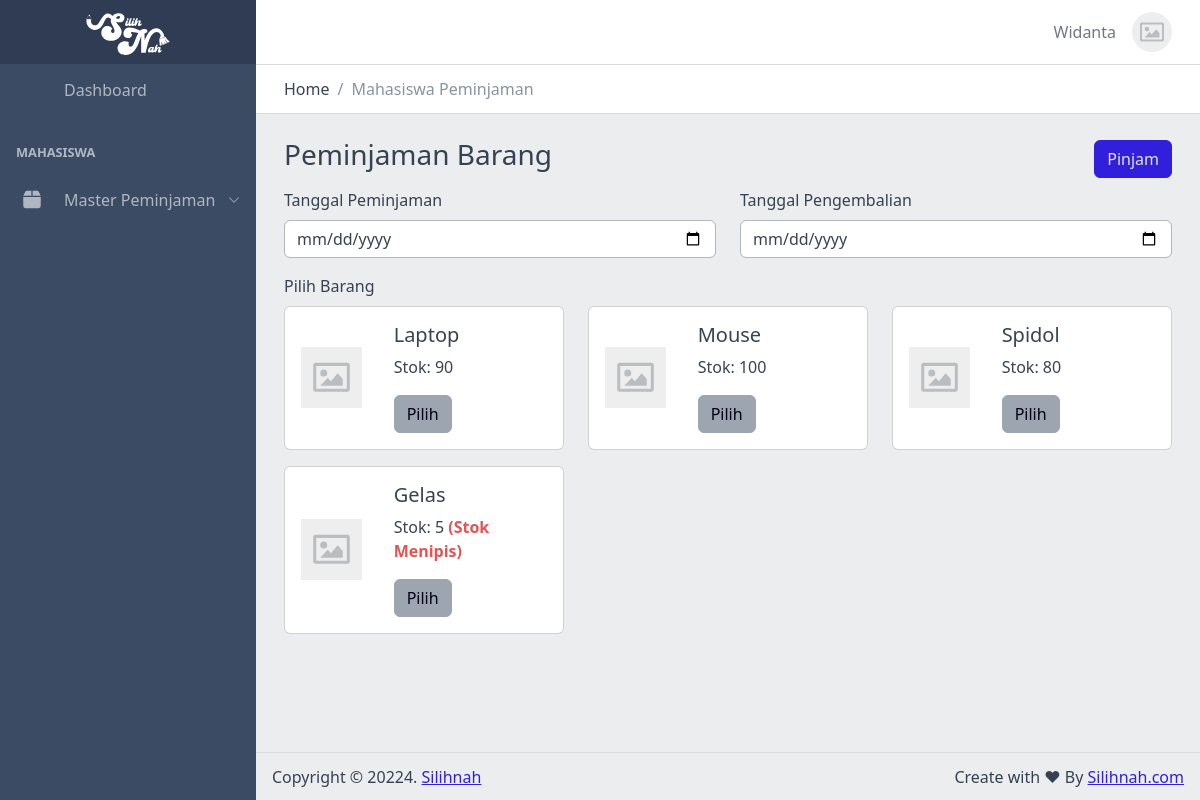
/views/mahasiswa/peminjaman/tambah.php (signed in), run on the app's committed database.
### tables this page shows
CREATE TABLE `barang` (
  `id_barang` int NOT NULL,
  `nama` varchar(255) NOT NULL,
  `stok` int NOT NULL,
  `waktu` timestamp NOT NULL,
  `id_kategori` int NOT NULL,
  `id_petugas` int NOT NULL
);

### functions/connect.php (called while the page is built, shortened)
<?php
class Connect
{
    private $host = 'localhost';
    private $user = 'root';
    private $pass = '';
    private $db = 'silihnah';
    function __construct()
    {
        $this->conn = new mysqli($this->host, $this->user, $this->pass, $this->db);
    }
}

### functions/peminjaman.php (called while the page is built, shortened)
<?php
include 'connect.php';
class Peminjaman extends Connect
{
    public function getDataBarang()
    {
        $query = "SELECT barang.id_barang, barang.nama as nama_barang, barang.stok, barang.waktu, kategori.id_kategori, kategori.nama as nama_kategori, kategori.deskripsi FROM barang JOIN kategori ON barang.id_kategori = kategori.id_kategori";
        $result = mysqli_query($this->conn, $query);
        $data = [];
        while ($row = mysqli_fetch_assoc($result)) {
            $data[] = $row;
        }
        return $data;
    }
}

### views/mahasiswa/peminjaman/tambah.php (the view, shortened to what this page needs)
<?php
include '../../../functions/peminjaman.php';
$peminjaman = new Peminjaman();
$barang = $peminjaman->getDataBarang();
$title = 'Mahasiswa Peminjaman';
?>
<!DOCTYPE html>
<html lang="en">
<head>
    <link rel="stylesheet" href="<?= BASE_URL; ?>/assets/css/vendors/simplebar.css">
    <link rel="stylesheet" href="<?= BASE_URL; ?>/assets/css/style.css">
    <link rel="stylesheet" href="<?= BASE_URL; ?>/assets/css/examples.css">
    <link rel="stylesheet" href="<?= BASE_URL; ?>/assets/css/main.css">
    <link rel="stylesheet" href="<?= BASE_URL; ?>/assets/vendors/simplebar/css/simplebar.css">
    <link rel="stylesheet" href="<?= BASE_URL; ?>/assets/vendors/@coreui/chartjs/css/coreui-chartjs.css">
    <link rel="stylesheet" href="<?= BASE_URL; ?>/assets/fontawesome/css/all.min.css">
    <link rel="stylesheet" href="<?= BASE_URL; ?>/assets/fontawesome/css/regular.min.css">
    <link rel="stylesheet" href="<?= BASE_URL; ?>/assets/fontawesome/css/solid.min.css">
    <link rel="stylesheet" href="<?= BASE_URL; ?>/assets/fontawesome/css/fontawesome.min.css">
    <link rel="stylesheet" href="<?= BASE_URL; ?>/assets/fontawesome/css/brands.min.css">
    <link rel="stylesheet" href="https://cdn.jsdelivr.net/npm/prismjs@1.23.0/themes/prism.css">
</head>
<body>
    <?php include('../../templates/sidebar.php'); ?>
    <div class="wrapper d-flex flex-column min-vh-100 bg-light">
        <?php include('../../templates/navbar.php'); ?>
        <div class="body flex-grow-1 px-3">
            <form action="" method="post">
                <div class="container-fluid mb-2">
                    <div class="row justify-content-center">
                        <div class="col">
                            <h3>Peminjaman Barang</h3>
                        </div>
                        <div class="col my-auto text-end">
                            <button type="submit" name="submit" class="btn btn-primary">Pinjam</button>
                        </div>
                    </div>
                </div>
                <div class="container-fluid">
                    <div class="row justify-content-center">
                        <div class="col">
                            <div class="mb-3">
                                <label for="tanggal_pinjam" class="form-label">Tanggal Peminjaman</label>
                                <input type="date" id="tanggal_pinjam" name="tanggal_pinjam" class="form-control" required>
                            </div>
                        </div>
                        <div class="col">
                            <div class="mb-3">
                                <label for="tanggal_kembali" class="form-label">Tanggal Pengembalian</label>
                                <input type="date" id="tanggal_kembali" name="tanggal_kembali" class="form-control" required>
                            </div>
                        </div>
                    </div>
                    <div class="row">
                        <div class="mb-3">
                            <label for="id_barang" class="form-label">Pilih Barang</label>
                            <div class="row">
                                <?php foreach ($barang as $row) : ?>
                                    <div class="col-md-4">
                                        <div class="card mb-3">
                                            <div class="row g-0">
                                                <div class="my-auto col-md-4">
                                                    <img src="<?= BASE_URL; ?>/assets/img/default-image.svg" class="img-fluid rounded p-3" alt="Default">
                                                </div>
                                                <div class="my-auto col-md-8">
                                                    <div class="card-body">
                                                        <h5 class="card-title"><?= $row['nama_barang'] ?></h5>
                                                        <p class="card-text">
                                                            Stok: <?= $row['stok'] ?>
                                                            <?php if ($row['stok'] <= 5 && $row['stok'] > 0) : ?>
                                                                <span class="text-danger fw-bold">(Stok Menipis)</span>
                                                            <?php endif; ?>
                                                        </p>
                                                        <?php if ($row['stok'] == 0) : ?>
                                                            <button class="btn btn-dark rounded disabled" disabled>Habis!</button>
                                                        <?php else : ?>
                                                            <div class="input-group">
                                                                <button type="button" id="pinjam_<?= $row['id_barang'] ?>" class="btn btn-secondary rounded" onclick="toggleInput(<?= $row['id_barang'] ?>)">Pilih</button>
                                                            </div>
                                                        <?php endif; ?>
                                                    </div>
                                                </div>
                                            </div>
                                        </div>
                                    </div>
                                <?php endforeach; ?>
                            </div>
                        </div>
                    </div>
                </div>
            </form>
            <?php include('../../templates/footer.php'); ?>

### views/templates/sidebar.php (shortened to what this page needs)
<div class="sidebar sidebar-dark sidebar-fixed" id="sidebar">
    <div class="sidebar-brand d-none d-md-flex">
        <img class="sidebar-brand-full" width="118" height="46" src="<?= BASE_URL; ?>/assets/img/silihnah-putih.svg" alt="">
    </div>
    <ul class="sidebar-nav" data-coreui="navigation" data-simplebar="">
        <?php if ($_SESSION['user']['id_role'] == 1 || $_SESSION['user']['id_role'] == 2): ?>
            <li class="nav-item">
                <a class="nav-link" href="<?= BASE_URL; ?>/views/admin">
                    <svg class="nav-icon">
                        <use xlink:href="<?= BASE_URL; ?>/assets/vendors/@coreui/icons/svg/free.svg#cil-speedometer"></use>
                    </svg> Dashboard
                </a>
            </li>
            <li class="nav-title">Admin</li>
            <li class="nav-group">
                <a class="nav-link nav-group-toggle">
                    <div class="nav-icon d-flex justify-content-center align-item-center">
                        <i class="fa-solid fa-users-gear"></i>
                    </div>
                    Master Pengguna
                </a>
                <ul class="nav-group-items compact">
                    <li class="nav-item">
                        <a class="nav-link" href="<?= BASE_URL; ?>/views/admin/user/">
                            <div class="nav-icon d-flex justify-content-center align-item-center">
                                <i class="fa-solid fa-user-gear"></i>
                            </div> Cridential
                        </a>
                    </li>
                    <li class="nav-item">
                        <a class="nav-link" href="<?= BASE_URL; ?>/views/admin/petugas/">
                            <div class="nav-icon d-flex justify-content-center align-item-center">
                                <i class="fa-solid fa-user-tie"></i>
                            </div> Petugas
                        </a>
                    </li>
                    <li class="nav-item">
                        <a class="nav-link" href="<?= BASE_URL; ?>/views/admin/mahasiswa/">
                            <div class="nav-icon d-flex justify-content-center align-item-center">
                                <i class="fa-solid fa-user-graduate"></i>
                            </div> Mahasiswa
                        </a>
                    </li>
                    <li class="nav-item">
                        <a class="nav-link" href="<?= BASE_URL; ?>/views/admin/role/">
                            <div class="nav-icon d-flex justify-content-center align-item-center">
                                <i class="fa-solid fa-user-shield"></i>
                            </div> Role
                        </a>
                    </li>
                </ul>
            </li>
            <li class="nav-title">Barang</li>
            <li class="nav-group">
                <a class="nav-link nav-group-toggle">
                    <div class="nav-icon d-flex justify-content-center align-item-center">
                        <i class="fa-solid fa-cube"></i>
                    </div>
                    Master Barang
                </a>
                <ul class="nav-group-items compact">
                    <li class="nav-item">
                        <a class="nav-link" href="<?= BASE_URL; ?>/views/admin/barang/">
                            <div class="nav-icon d-flex justify-content-center align-item-center">
                                <i class="fa-solid fa-cubes"></i>
                            </div> Barang
                        </a>
                    </li>
                    <li class="nav-item">
                        <a class="nav-link" href="<?= BASE_URL; ?>/views/admin/kategori/">
                            <div class="nav-icon d-flex justify-content-center align-item-center">
                                <i class="fa-solid fa-cubes-stacked"></i>
                            </div> Kategori
                        </a>
                    </li>
                </ul>
            </li>
            <li class="nav-title">Peminjaman</li>
            <li class="nav-group">
                <a class="nav-link nav-group-toggle">
                    <div class="nav-icon d-flex justify-content-center align-item-center">
                        <i class="fa-solid fa-box"></i>
                    </div>
                    Master Peminjaman
                </a>
                <ul class="nav-group-items compact">
                    <li class="nav-item">
                        <a class="nav-link" href="<?= BASE_URL; ?>/views/admin/peminjaman/">
                            <div class="nav-icon d-flex justify-content-center align-item-center">
                                <i class="fa-solid fa-box-open"></i>
                            </div> Peminjaman
                        </a>
                    </li>
                    <li class="nav-item">
                        <a class="nav-link" href="<?= BASE_URL; ?>/views/admin/peminjaman/history.php">
                            <div class="nav-icon d-flex justify-content-center align-item-center">
                                <i class="fa-solid fa-boxes-packing"></i>
                            </div> Histori Peminjaman
                        </a>
                    </li>
                </ul>
            </li>
            <li class="nav-title">Pengembalian</li>
            <li class="nav-item">
                <a class="nav-link" href="<?= BASE_URL; ?>/views/admin/pengembalian/">
                    <div class="nav-icon d-flex justify-content-center align-item-center">
                        <i class="fa-solid fa-cart-flatbed-suitcase"></i>
                    </div> Pengembalian
                </a>
            </li>
            <li class="nav-title">Laporan</li>
            <li class="nav-item">
                <a class="nav-link" href="<?= BASE_URL; ?>/views/admin/laporan.php">
                    <div class="nav-icon d-flex justify-content-center align-item-center">
                        <i class="fa-regular fa-file-pdf"></i>
                    </div> Laporan
                </a>
            </li>
        <?php else : ?>
            <li class="nav-item">
                <a class="nav-link" href="<?= BASE_URL; ?>/views/mahasiswa">
                    <svg class="nav-icon">
                        <use xlink:href="<?= BASE_URL; ?>/assets/vendors/@coreui/icons/svg/free.svg#cil-speedometer"></use>
                    </svg> Dashboard
                </a>
            </li>
            <li class="nav-title">Mahasiswa</li>
            <li class="nav-group">
                <a class="nav-link nav-group-toggle">
                    <div class="nav-icon d-flex justify-content-center align-item-center">
                        <i class="fa-solid fa-box"></i>
                    </div>
                    Master Peminjaman
                </a>
            </li>
        <?php endif; ?>
    </ul>
</div>

### views/templates/navbar.php (shortened to what this page needs)
<header class="header header-sticky mb-4">
    <div class="container-fluid">
        <button class="header-toggler px-md-0 me-md-3" type="button" onclick="coreui.Sidebar.getInstance(document.querySelector('#sidebar')).toggle()">
            <svg class="icon icon-lg">
                <use xlink:href="<?= BASE_URL; ?>/assets/vendors/@coreui/icons/svg/free.svg#cil-menu"></use>
            </svg>
        </button>
        <ul class="header-nav ms-3">
            <li class="nav-item">
                <a class="nav-link text-capitalize">
                    <?= $_SESSION['user']['username']; ?>
                </a>
            </li>
            <li class=" nav-item dropdown"><a class="nav-link py-0" data-coreui-toggle="dropdown" role="button" aria-haspopup="true" aria-expanded="false">
                    <div class="avatar avatar-md"><img class="avatar-img" src="<?= BASE_URL; ?>/assets/img/default-image.svg" alt="Default"></div>
                </a>
            </li>
        </ul>
    </div>
    <div class="header-divider"></div>
    <div class="container-fluid">
        <nav aria-label="breadcrumb">
            <ol class="breadcrumb my-0 ms-2">
                <li class="breadcrumb-item">
                    <span>Home</span>
                </li>
                <li class="breadcrumb-item active">
                    <span><?= isset($title) ? $title : ''; ?></span>
                </li>
            </ol>
        </nav>
    </div>
</header>

### views/templates/footer.php (shortened to what this page needs)
</div>
<footer class="footer">
    <div>Copyright © 20224. <a href="">Silihnah </a></div>
    <div class="ms-auto">Create with ❤︎ By <a href="">Silihnah.com</a></div>
</footer>
</div>
</body>
</html>

### assets/css/main.css (style rules this page uses)
body { background-color: #e9ecef; }

### data on the page
barang: nama "Laptop", stok "90"
barang: nama "Mouse", stok "100"
barang: nama "Spidol", stok "80"
barang: nama "Gelas", stok "5", shows "(Stok Menipis)"

### other printed values
$_SESSION['user']['username'] "Widanta"
$title "Mahasiswa Peminjaman"
